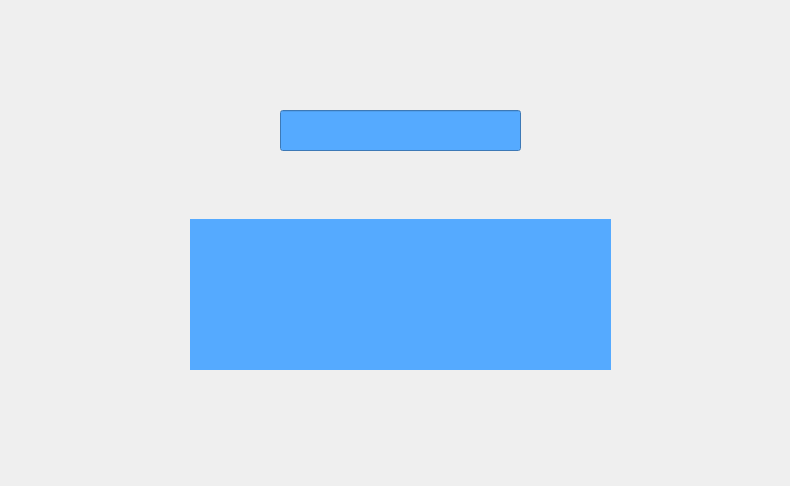
<?xml version="1.0" encoding="UTF-8"?>
<ui version="4.0">
 <class>Dialog</class>
 <widget class="QDialog" name="Dialog">
  <property name="geometry">
   <rect>
    <x>0</x>
    <y>0</y>
    <width>790</width>
    <height>486</height>
   </rect>
  </property>
  <property name="windowTitle">
   <string>Dialog</string>
  </property>
  <widget class="QLabel" name="label">
   <property name="geometry">
    <rect>
     <x>190</x>
     <y>219</y>
     <width>421</width>
     <height>151</height>
    </rect>
   </property>
   <property name="styleSheet">
    <string notr="true">background-color: rgb(85, 170, 255);</string>
   </property>
   <property name="text">
    <string/>
   </property>
  </widget>
  <widget class="QLineEdit" name="lineEdit">
   <property name="geometry">
    <rect>
     <x>280</x>
     <y>110</y>
     <width>241</width>
     <height>41</height>
    </rect>
   </property>
   <property name="styleSheet">
    <string notr="true">background-color: rgb(85, 170, 255);</string>
   </property>
  </widget>
 </widget>
 <resources/>
 <connections/>
</ui>
